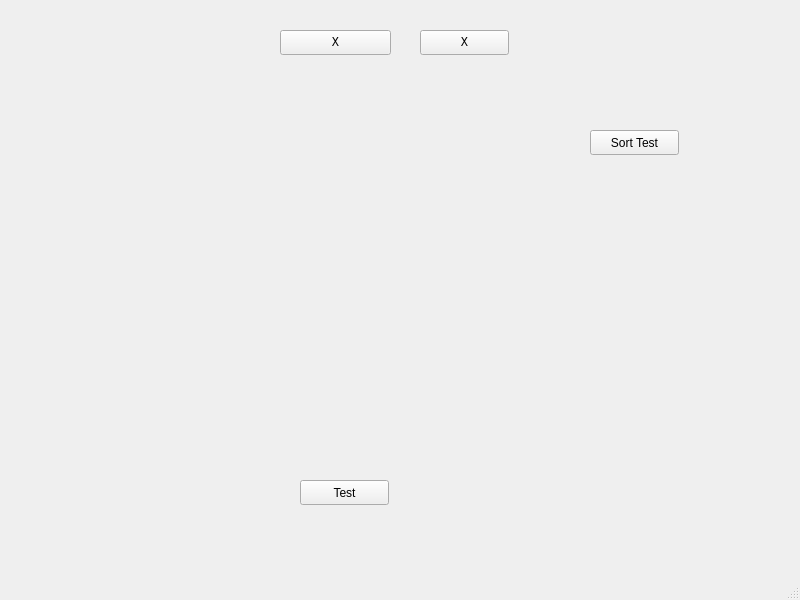
<?xml version="1.0" encoding="UTF-8"?>
<ui version="4.0">
 <class>MainWindow</class>
 <widget class="QMainWindow" name="MainWindow">
  <property name="geometry">
   <rect>
    <x>0</x>
    <y>0</y>
    <width>800</width>
    <height>600</height>
   </rect>
  </property>
  <property name="windowTitle">
   <string>MainWindow</string>
  </property>
  <widget class="QWidget" name="centralwidget">
   <widget class="HNS_Time_Button" name="PB_Time">
    <property name="geometry">
     <rect>
      <x>280</x>
      <y>30</y>
      <width>111</width>
      <height>25</height>
     </rect>
    </property>
    <property name="font">
     <font>
      <family>Liberation Mono</family>
     </font>
    </property>
    <property name="text">
     <string>X</string>
    </property>
   </widget>
   <widget class="HNS_VKP" name="GV_VKP" native="true">
    <property name="geometry">
     <rect>
      <x>220</x>
      <y>110</y>
      <width>234</width>
      <height>348</height>
     </rect>
    </property>
   </widget>
   <widget class="HNS_Date_Button" name="PB_Date">
    <property name="geometry">
     <rect>
      <x>420</x>
      <y>30</y>
      <width>89</width>
      <height>25</height>
     </rect>
    </property>
    <property name="font">
     <font>
      <family>Liberation Mono</family>
     </font>
    </property>
    <property name="text">
     <string>X</string>
    </property>
   </widget>
   <widget class="QPushButton" name="PB_Test">
    <property name="geometry">
     <rect>
      <x>300</x>
      <y>480</y>
      <width>89</width>
      <height>25</height>
     </rect>
    </property>
    <property name="text">
     <string>Test</string>
    </property>
   </widget>
   <widget class="QPushButton" name="PB_Sort">
    <property name="geometry">
     <rect>
      <x>590</x>
      <y>130</y>
      <width>89</width>
      <height>25</height>
     </rect>
    </property>
    <property name="text">
     <string>Sort Test</string>
    </property>
   </widget>
  </widget>
  <widget class="QMenuBar" name="menubar">
   <property name="geometry">
    <rect>
     <x>0</x>
     <y>0</y>
     <width>800</width>
     <height>22</height>
    </rect>
   </property>
  </widget>
  <widget class="QStatusBar" name="statusbar"/>
 </widget>
 <customwidgets>
  <customwidget>
   <class>HNS_VKP</class>
   <extends>QWidget</extends>
   <header>hns_vkp.h</header>
   <container>1</container>
  </customwidget>
  <customwidget>
   <class>HNS_Time_Button</class>
   <extends>QPushButton</extends>
   <header>hns_time_button.h</header>
  </customwidget>
  <customwidget>
   <class>HNS_Date_Button</class>
   <extends>QPushButton</extends>
   <header>hns_date_button.h</header>
  </customwidget>
 </customwidgets>
 <resources/>
 <connections/>
</ui>
